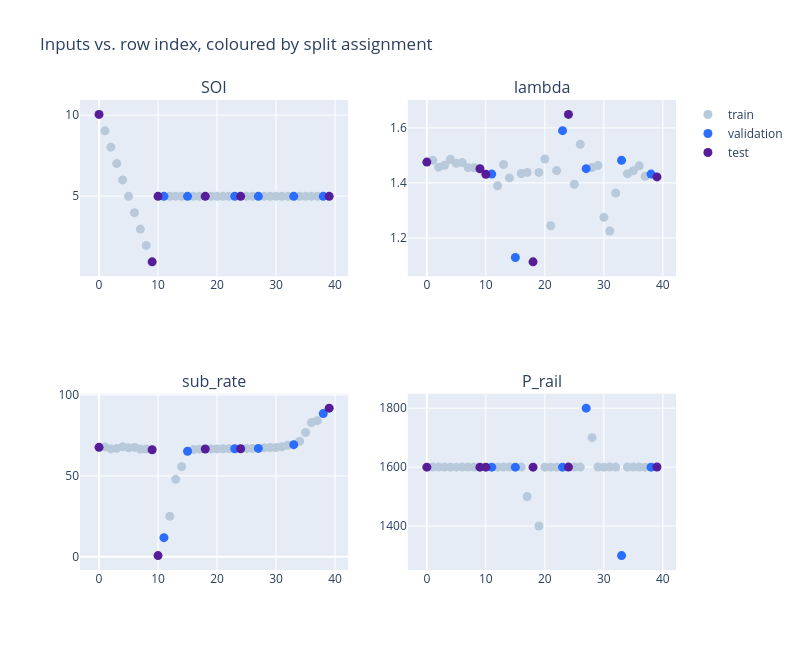

The notebook cell this image was saved under:
### Markdown cell above
## 8. Split assignment over the OFAT structure (extends A1's plot)

### Code cell
row_ids = np.arange(n)
split_arr = df["split"].to_numpy()

fig = make_subplots(rows=2, cols=2, subplot_titles=INPUT_COLS)
for i, col in enumerate(INPUT_COLS):
    r, c = divmod(i, 2)
    col_vals = df[col].to_numpy()
    for s in ["train", "val", "test"]:
        mask = split_arr == s
        fig.add_trace(
            go.Scatter(x=row_ids[mask], y=col_vals[mask], mode="markers",
                       marker=dict(color=SPLIT_COLOR_OF[s], size=9,
                                   line=dict(color=SPLIT_COLORS["reference"], width=0.0)),
                       name=SPLIT_NAME_OF[s], showlegend=(i == 0)),
            row=r + 1, col=c + 1,
        )
fig.update_layout(height=850, width=1000,
                   title_text="Inputs vs. row index, coloured by split assignment")
fig.show()
fig.write_html(str(HTML_DIR / "A3_08_split_over_ofat.html"), include_plotlyjs="inline")

### Figure 1 — Plotly figure (JSON) as saved in the notebook; plotly's stock layout.template omitted (floating-point values rounded to 4 significant figures)
{"data": [{"marker": {"color": "#B7C9DA", "line": {"color": "#343A40", "width": 0}, "size": 9}, "mode": "markers", "name": "train", "showlegend": true, "type": "scatter", "x": [1, 2, 3, 4, 5, 6, 7, 8, 12, 13, 14, 16, 17, 19, 20, 21, 22, 25, 26, 28, 29, 30, 31, 32, 34, 35, 36, 37], "xaxis": "x", "y": [9.031, 8.02, 7.009, 5.999, 4.988, 3.977, 2.966, 1.956, 4.988, 4.988, 4.988, 4.988, 4.988, 4.988, 4.988, 4.988, 4.988, 4.988, 4.988, 4.988, 4.988, 4.988, 4.988, 4.988, 4.988, 4.988, 4.988, 4.988], "yaxis": "y"}, {"marker": {"color": "#2B6EFF", "line": {"color": "#343A40", "width": 0}, "size": 9}, "mode": "markers", "name": "validation", "showlegend": true, "type": "scatter", "x": [11, 15, 23, 27, 33, 38], "xaxis": "x", "y": [4.988, 4.988, 4.988, 4.988, 4.988, 4.988], "yaxis": "y"}, {"marker": {"color": "#571D99", "line": {"color": "#343A40", "width": 0}, "size": 9}, "mode": "markers", "name": "test", "showlegend": true, "type": "scatter", "x": [0, 9, 10, 18, 24, 39], "xaxis": "x", "y": [10.04, 0.9448, 4.988, 4.988, 4.988, 4.988], "yaxis": "y"}, {"marker": {"color": "#B7C9DA", "line": {"color": "#343A40", "width": 0}, "size": 9}, "mode": "markers", "name": "train", "showlegend": false, "type": "scatter", "x": [1, 2, 3, 4, 5, 6, 7, 8, 12, 13, 14, 16, 17, 19, 20, 21, 22, 25, 26, 28, 29, 30, 31, 32, 34, 35, 36, 37], "xaxis": "x2", "y": [1.482, 1.457, 1.464, 1.485, 1.472, 1.474, 1.455, 1.455, 1.39, 1.467, 1.418, 1.434, 1.438, 1.438, 1.486, 1.244, 1.445, 1.395, 1.54, 1.456, 1.463, 1.275, 1.225, 1.363, 1.434, 1.445, 1.462, 1.424], "yaxis": "y2"}, {"marker": {"color": "#2B6EFF", "line": {"color": "#343A40", "width": 0}, "size": 9}, "mode": "markers", "name": "validation", "showlegend": false, "type": "scatter", "x": [11, 15, 23, 27, 33, 38], "xaxis": "x2", "y": [1.432, 1.129, 1.59, 1.452, 1.482, 1.432], "yaxis": "y2"}, {"marker": {"color": "#571D99", "line": {"color": "#343A40", "width": 0}, "size": 9}, "mode": "markers", "name": "test", "showlegend": false, "type": "scatter", "x": [0, 9, 10, 18, 24, 39], "xaxis": "x2", "y": [1.476, 1.452, 1.431, 1.113, 1.649, 1.422], "yaxis": "y2"}, {"marker": {"color": "#B7C9DA", "line": {"color": "#343A40", "width": 0}, "size": 9}, "mode": "markers", "name": "train", "showlegend": false, "type": "scatter", "x": [1, 2, 3, 4, 5, 6, 7, 8, 12, 13, 14, 16, 17, 19, 20, 21, 22, 25, 26, 28, 29, 30, 31, 32, 34, 35, 36, 37], "xaxis": "x3", "y": [67.87, 66.63, 66.95, 68.05, 67.35, 67.58, 66.6, 66.51, 24.98, 47.84, 55.67, 66.26, 66.49, 66.65, 66.66, 66.71, 66.73, 66.92, 66.94, 67.35, 67.47, 67.51, 67.91, 68.88, 71.36, 76.75, 82.91, 84.09], "yaxis": "y3"}, {"marker": {"color": "#2B6EFF", "line": {"color": "#343A40", "width": 0}, "size": 9}, "mode": "markers", "name": "validation", "showlegend": false, "type": "scatter", "x": [11, 15, 23, 27, 33, 38], "xaxis": "x3", "y": [11.82, 65.18, 66.74, 66.96, 69.26, 88.45], "yaxis": "y3"}, {"marker": {"color": "#571D99", "line": {"color": "#343A40", "width": 0}, "size": 9}, "mode": "markers", "name": "test", "showlegend": false, "type": "scatter", "x": [0, 9, 10, 18, 24, 39], "xaxis": "x3", "y": [67.61, 66.15, 0.7718, 66.56, 66.77, 91.8], "yaxis": "y3"}, {"marker": {"color": "#B7C9DA", "line": {"color": "#343A40", "width": 0}, "size": 9}, "mode": "markers", "name": "train", "showlegend": false, "type": "scatter", "x": [1, 2, 3, 4, 5, 6, 7, 8, 12, 13, 14, 16, 17, 19, 20, 21, 22, 25, 26, 28, 29, 30, 31, 32, 34, 35, 36, 37], "xaxis": "x4", "y": [1600.0, 1600.0, 1600.0, 1600.0, 1600.0, 1600.0, 1600.0, 1600.0, 1600.0, 1600.0, 1600.0, 1600.0, 1500.0, 1400.0, 1600.0, 1600.0, 1600.0, 1600.0, 1600.0, 1700.0, 1600.0, 1600.0, 1600.0, 1600.0, 1600.0, 1600.0, 1600.0, 1600.0], "yaxis": "y4"}, {"marker": {"color": "#2B6EFF", "line": {"color": "#343A40", "width": 0}, "size": 9}, "mode": "markers", "name": "validation", "showlegend": false, "type": "scatter", "x": [11, 15, 23, 27, 33, 38], "xaxis": "x4", "y": [1600.0, 1600.0, 1600.0, 1800.0, 1300.0, 1600.0], "yaxis": "y4"}, {"marker": {"color": "#571D99", "line": {"color": "#343A40", "width": 0}, "size": 9}, "mode": "markers", "name": "test", "showlegend": false, "type": "scatter", "x": [0, 9, 10, 18, 24, 39], "xaxis": "x4", "y": [1600.0, 1600.0, 1600.0, 1600.0, 1600.0, 1600.0], "yaxis": "y4"}], "layout": {"annotations": [{"font": {"size": 16}, "showarrow": false, "text": "SOI", "x": 0.225, "xanchor": "center", "xref": "paper", "y": 1, "yanchor": "bottom", "yref": "paper"}, {"font": {"size": 16}, "showarrow": false, "text": "lambda", "x": 0.775, "xanchor": "center", "xref": "paper", "y": 1, "yanchor": "bottom", "yref": "paper"}, {"font": {"size": 16}, "showarrow": false, "text": "sub_rate", "x": 0.225, "xanchor": "center", "xref": "paper", "y": 0.375, "yanchor": "bottom", "yref": "paper"}, {"font": {"size": 16}, "showarrow": false, "text": "P_rail", "x": 0.775, "xanchor": "center", "xref": "paper", "y": 0.375, "yanchor": "bottom", "yref": "paper"}], "height": 650, "title": {"text": "Inputs vs. row index, coloured by split assignment"}, "width": 800, "xaxis": {"anchor": "y", "domain": [0, 0.45]}, "xaxis2": {"anchor": "y2", "domain": [0.55, 1]}, "xaxis3": {"anchor": "y3", "domain": [0, 0.45]}, "xaxis4": {"anchor": "y4", "domain": [0.55, 1]}, "yaxis": {"anchor": "x", "domain": [0.625, 1]}, "yaxis2": {"anchor": "x2", "domain": [0.625, 1]}, "yaxis3": {"anchor": "x3", "domain": [0, 0.375]}, "yaxis4": {"anchor": "x4", "domain": [0, 0.375]}}}
